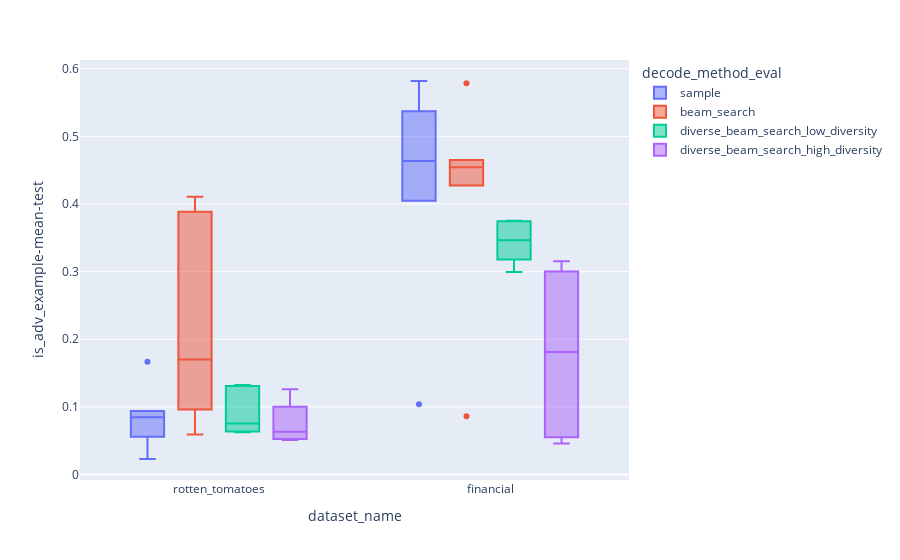

Notebook code for this chart:
### Markdown cell above
Sample generates far less unique paraphrases than the others. Surprisingly the high-diversity beam search also loses some efficiency. Beam search gets the most "attempts" at finding a solution.

### Code cell
px.box(res_df, x= 'dataset_name', y='is_adv_example-mean-test', color='decode_method_eval')

### Figure 1 — Plotly figure (JSON) as saved in the notebook; plotly's stock layout.template omitted (floating-point values rounded to 4 significant figures)
{"data": [{"alignmentgroup": "True", "hovertemplate": "decode_method_eval=sample<br>dataset_name=%{x}<br>is_adv_example-mean-test=%{y}<extra></extra>", "legendgroup": "sample", "marker": {"color": "#636efa"}, "name": "sample", "notched": false, "offsetgroup": "sample", "orientation": "v", "showlegend": true, "type": "box", "x": ["rotten_tomatoes", "rotten_tomatoes", "rotten_tomatoes", "rotten_tomatoes", "rotten_tomatoes", "rotten_tomatoes", "financial", "financial", "financial", "financial", "financial", "financial"], "x0": " ", "xaxis": "x", "y": [0.05607, 0.0939, 0.09072, 0.07864, 0.1668, 0.02299, 0.4465, 0.405, 0.4804, 0.104, 0.5818, 0.537], "y0": " ", "yaxis": "y"}, {"alignmentgroup": "True", "hovertemplate": "decode_method_eval=beam_search<br>dataset_name=%{x}<br>is_adv_example-mean-test=%{y}<extra></extra>", "legendgroup": "beam_search", "marker": {"color": "#EF553B"}, "name": "beam_search", "notched": false, "offsetgroup": "beam_search", "orientation": "v", "showlegend": true, "type": "box", "x": ["rotten_tomatoes", "rotten_tomatoes", "rotten_tomatoes", "rotten_tomatoes", "rotten_tomatoes", "rotten_tomatoes", "financial", "financial", "financial", "financial", "financial", "financial"], "x0": " ", "xaxis": "x", "y": [0.3884, 0.09623, 0.1534, 0.187, 0.05922, 0.4107, 0.4275, 0.4652, 0.4519, 0.457, 0.5785, 0.08637], "y0": " ", "yaxis": "y"}, {"alignmentgroup": "True", "hovertemplate": "decode_method_eval=diverse_beam_search_low_diversity<br>dataset_name=%{x}<br>is_adv_example-mean-test=%{y}<extra></extra>", "legendgroup": "diverse_beam_search_low_diversity", "marker": {"color": "#00cc96"}, "name": "diverse_beam_search_low_diversity", "notched": false, "offsetgroup": "diverse_beam_search_low_diversity", "orientation": "v", "showlegend": true, "type": "box", "x": ["rotten_tomatoes", "rotten_tomatoes", "rotten_tomatoes", "rotten_tomatoes", "rotten_tomatoes", "rotten_tomatoes", "financial", "financial", "financial", "financial", "financial", "financial"], "x0": " ", "xaxis": "x", "y": [0.06265, 0.07824, 0.07245, 0.0635, 0.1326, 0.1309, 0.3179, 0.3266, 0.2994, 0.3751, 0.3664, 0.3746], "y0": " ", "yaxis": "y"}, {"alignmentgroup": "True", "hovertemplate": "decode_method_eval=diverse_beam_search_high_diversity<br>dataset_name=%{x}<br>is_adv_example-mean-test=%{y}<extra></extra>", "legendgroup": "diverse_beam_search_high_diversity", "marker": {"color": "#ab63fa"}, "name": "diverse_beam_search_high_diversity", "notched": false, "offsetgroup": "diverse_beam_search_high_diversity", "orientation": "v", "showlegend": true, "type": "box", "x": ["rotten_tomatoes", "rotten_tomatoes", "rotten_tomatoes", "rotten_tomatoes", "rotten_tomatoes", "rotten_tomatoes", "financial", "financial", "financial", "financial", "financial", "financial"], "x0": " ", "xaxis": "x", "y": [0.1261, 0.1002, 0.07309, 0.05369, 0.05257, 0.05115, 0.3153, 0.04605, 0.06222, 0.3004, 0.3003, 0.05528], "y0": " ", "yaxis": "y"}], "layout": {"boxmode": "group", "legend": {"title": {"text": "decode_method_eval"}, "tracegroupgap": 0}, "margin": {"t": 60}, "xaxis": {"anchor": "y", "domain": [0, 1], "title": {"text": "dataset_name"}}, "yaxis": {"anchor": "x", "domain": [0, 1], "title": {"text": "is_adv_example-mean-test"}}}}
